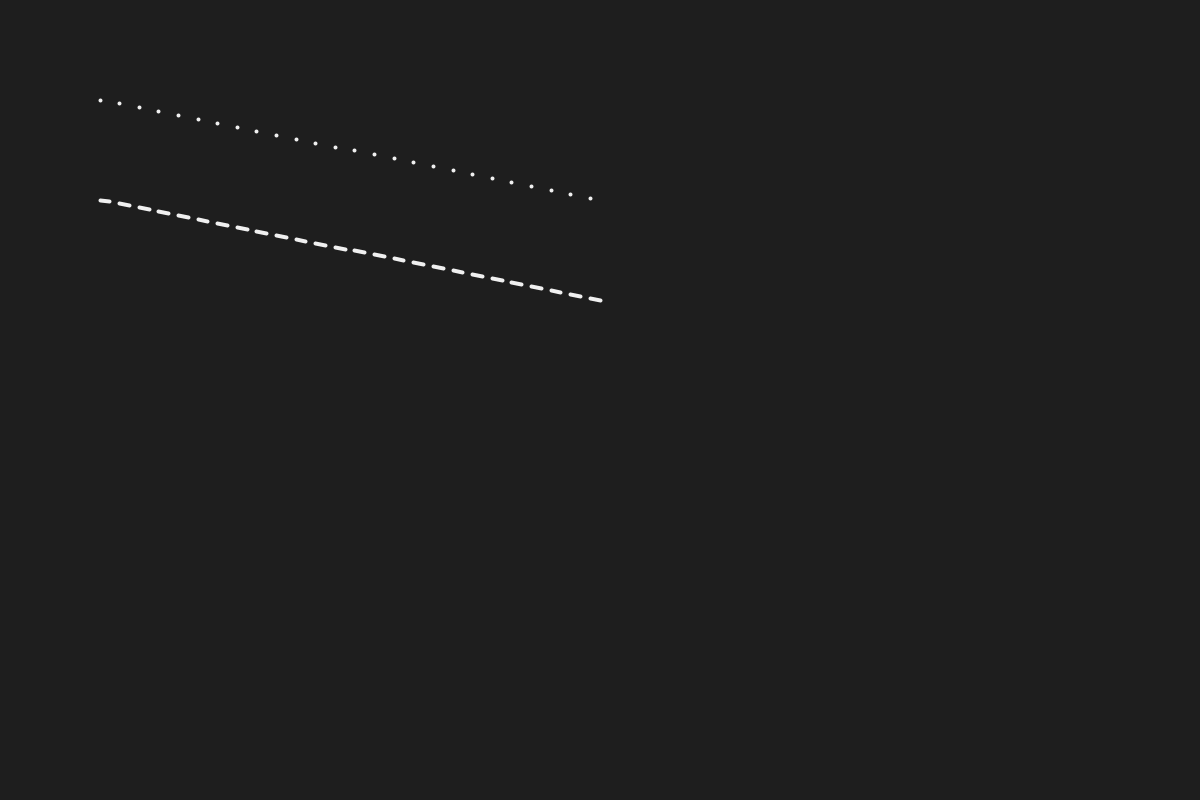
Frame 1 (no input)
Frame 60 (the mouse pressed at the canvas centre just before this capture): identical to frame 1, image omitted
Frame 120 (the mouse held since frame 60 and released just before this capture): identical to frame 1, image omitted

The Processing sketch that drew this single still picture (run headless with seeded random() and noise(); from frame 60 on, the mouse is pressed at the canvas centre):

// Processing sketch: Tutorial04
// ── Tutorial04.pde
int fps = 60;
int frameCounting = 0;

void drawDashPoint(float xStart, float yStart, float xEnd, float yEnd, float pointSpan, color InColor, float weight)
{
    stroke(InColor);
    strokeWeight(weight);
    strokeCap(ROUND);

    float fullLength = dist(xStart,yStart,xEnd,yEnd);
    float currentLength = 0;

    while (currentLength < fullLength) 
    {
        float drawX = xStart + (xEnd - xStart)*(currentLength/fullLength);
        float drawY = yStart + (yEnd - yStart)*(currentLength/fullLength);

        currentLength = dist(drawX,drawY,xStart,yStart) + pointSpan;

        point(drawX,drawY);
    }
}

void drawDashLine(float xStart, float yStart, float xEnd, float yEnd, float dashLength, float dashSpan, color InColor, float weight)
{
    stroke(InColor);
    strokeWeight(weight);
    strokeCap(ROUND);

    float fullLength = dist(xStart,yStart,xEnd,yEnd);
    float currentLength = 0;

    while (currentLength < fullLength) 
    {
        float drawXStart = xStart + (xEnd - xStart)*(currentLength/fullLength);
        float drawYStart = yStart + (yEnd - yStart)*(currentLength/fullLength);

        currentLength += dashLength;

        float drawXEnd = xStart + (xEnd - xStart)*(currentLength/fullLength);
        float drawYEnd = yStart + (yEnd - yStart)*(currentLength/fullLength);

        line(drawXStart, drawYStart, drawXEnd, drawYEnd);
        
        currentLength += dashSpan;
    }
}

void setup() 
{
    size(1200, 800, JAVA2D);
    background(30);
    frameRate(fps);

    drawDashPoint(100, 100, 600, 200, 20, 240, 4);
    drawDashLine(100, 200, 600, 300, 10, 10, 240, 4);

}

void draw()
{
    ++frameCounting;
    float timer = (float)frameCounting/(float)fps;
}
